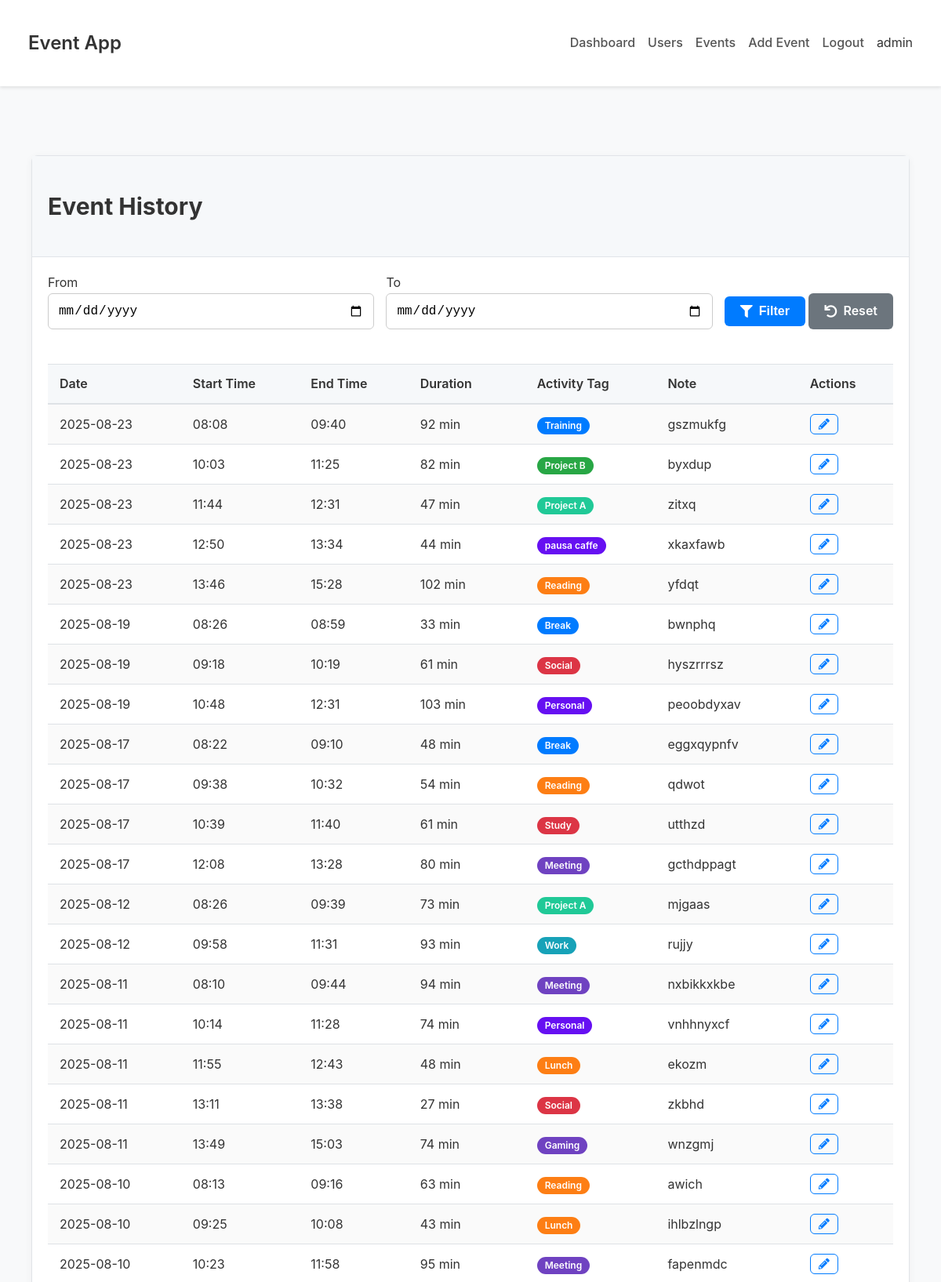
/list_events (signed in, upper part), run on the app's committed database.
### tables this page shows
CREATE TABLE intervals (
        id INTEGER PRIMARY KEY AUTOINCREMENT,
        event_id INTEGER NOT NULL,
        start_time TEXT NOT NULL,
        end_time TEXT NOT NULL,
        note TEXT,
        activity_tag TEXT NOT NULL,
        FOREIGN KEY (event_id) REFERENCES events (id)
    );

CREATE TABLE events (
        id INTEGER PRIMARY KEY AUTOINCREMENT,
        user_id INTEGER NOT NULL,
        event_date TEXT NOT NULL,
        FOREIGN KEY (user_id) REFERENCES users (id)
    );

### app.py (the view)
@app.route('/list_events')
@login_required
def list_events():
    db = get_db()
    user_id = get_user_id_from_session()
    if not user_id:
        flash("User not found.", 'danger')
        return redirect(url_for('dashboard'))
    start_date = request.args.get('start_date')
    end_date = request.args.get('end_date')
    query = (
        'SELECT e.event_date, i.id, i.start_time, i.end_time, i.note, i.activity_tag '
        'FROM events e JOIN intervals i ON e.id = i.event_id '
        'WHERE e.user_id = ?'
    )
    params = [user_id]
    if start_date and end_date:
        query += ' AND e.event_date BETWEEN ? AND ?'
        params.extend([start_date, end_date])
    query += ' ORDER BY e.event_date DESC, i.start_time ASC'
    events_query = db.execute(query, tuple(params)).fetchall()
    intervals = []
    total_duration = 0
    activity_tags = set()
    for row in events_query:
        activity_tags.add(row['activity_tag'])
        start_time_obj = datetime.strptime(row['start_time'], '%H:%M').time()
        end_time_obj = datetime.strptime(row['end_time'], '%H:%M').time()
        dummy_date = date(1, 1, 1)
        start_datetime = datetime.combine(dummy_date, start_time_obj)
        end_datetime = datetime.combine(dummy_date, end_time_obj)
        if end_datetime < start_datetime:
            end_datetime += timedelta(days=1)
        duration_minutes = int((end_datetime - start_datetime).total_seconds() / 60)
        total_duration += duration_minutes
        intervals.append({
            'id': row['id'],
            'event_date': row['event_date'],
            'start_time': row['start_time'],
            'end_time': row['end_time'],
            'note': row['note'],
            'activity_tag': row['activity_tag'],
            'duration_minutes': duration_minutes
        })
    colors = ['#007bff', '#6610f2', '#6f42c1', '#e83e8c', '#dc3545', '#fd7e14', '#ffc107', '#28a745', '#20c997', '#17a2b8']
    tag_colors = {tag: colors[i % len(colors)] for i, tag in enumerate(activity_tags)}
    return render_template(
        'list_events.html',
        intervals=intervals,
        total_duration=total_duration,
        tag_colors=tag_colors,
        username=session['username'],
        role=session['role'],
        start_date=start_date,
        end_date=end_date
    )

### app.py (called while the page is built)
def get_db():
    if 'db' not in g:
        g.db = sqlite3.connect(DATABASE)
        g.db.row_factory = sqlite3.Row  # This makes rows behave like dicts
    return g.db

def login_required(f):
    @wraps(f)
    def decorated_function(*args, **kwargs):
        if not session.get('logged_in'):
            flash('Please log in to access this page.', 'warning')
            return redirect(url_for('login'))
        return f(*args, **kwargs)
    return decorated_function

def get_user_id_from_session():
    db = get_db()
    user = db.execute('SELECT id FROM users WHERE username = ?', (session['username'],)).fetchone()
    return user['id'] if user else None

### templates/list_events.html (shortened to what this page needs)
{% extends "base.html" %}
{% block content %}
<div class="container mt-4">
    <div class="card">
        <div class="card-header">
            <h2>Event History</h2>
        </div>
        <div class="card-body">
            <form method="get" action="{{ url_for('list_events') }}" class="filter-form mb-4">
                <div class="form-row">
                    <div class="col">
                        <label for="start_date">From</label>
                        <input type="date" id="start_date" name="start_date" class="form-control" value="{{ start_date or '' }}">
                    </div>
                    <div class="col">
                        <label for="end_date">To</label>
                        <input type="date" id="end_date" name="end_date" class="form-control" value="{{ end_date or '' }}">
                    </div>
                    <div class="col-auto">
                        <button type="submit" class="btn btn-primary">
                            <i class="fas fa-filter"></i> Filter
                        </button>
                        <a href="{{ url_for('list_events') }}" class="btn btn-secondary">
                            <i class="fas fa-undo"></i> Reset
                        </a>
                    </div>
                </div>
            </form>
            <div class="table-responsive">
                <table class="table table-striped table-hover">
                    <thead class="thead-light">
                        <tr>
                            <th>Date</th>
                            <th>Start Time</th>
                            <th>End Time</th>
                            <th>Duration</th>
                            <th>Activity Tag</th>
                            <th>Note</th>
                            <th class="text-right">Actions</th>
                        </tr>
                    </thead>
                    <tbody>
                        {% for interval in intervals %}
                        <tr>
                            <td>{{ interval.event_date }}</td>
                            <td>{{ interval.start_time }}</td>
                            <td>{{ interval.end_time }}</td>
                            <td>{{ interval.duration_minutes }} min</td>
                            <td>
                                <span class="badge" style="background-color: {{ tag_colors.get(interval.activity_tag, '#6c757d') }};">
                                    {{ interval.activity_tag }}
                                </span>
                            </td>
                            <td>{{ interval.note }}</td>
                            <td class="text-right">
                                <a href="{{ url_for('edit_interval', interval_id=interval.id) }}" class="btn btn-sm btn-outline-primary" title="Edit">
                                    <i class="fas fa-pencil-alt"></i>
                                </a>
                            </td>
                        </tr>
                        {% endfor %}
                    </tbody>
                </table>
            </div>
        </div>
    </div>
</div>
{% endblock %}

### static/style.css (style rules this page uses)
body { font-family: -apple-system, BlinkMacSystemFont, "Segoe UI", Roboto, "Helvetica Neue", Arial, sans-serif; background-color: #f8f9fa; color: #333; line-height: 1.6; margin: 0; }
.container { max-width: 1200px; margin: auto; padding: 20px; }
.card { background-color: #fff; border: 1px solid #e1e4e8; border-radius: 8px; box-shadow: 0 2px 10px rgba(0, 0, 0, 0.05); margin-bottom: 20px; }
.card-header { background-color: #f6f8fa; padding: 15px 20px; border-bottom: 1px solid #e1e4e8; font-size: 1.25rem; font-weight: 600; }
.card-body { padding: 20px; }
.form-row { display: flex; gap: 20px; margin-bottom: 15px; }
.form-row .col { flex: 1; }
.form-control { width: 100%; padding: 12px; border: 1px solid #ccc; border-radius: 6px; font-size: 16px; box-sizing: border-box; }
.btn { padding: 10px 20px; border: none; border-radius: 6px; cursor: pointer; font-size: 16px; font-weight: 600; text-decoration: none; display: inline-flex; align-items: center; gap: 0.5rem; text-align: center; transition: background-color 0.3s ease, color 0.3s ease; }
.btn-primary { background-color: #007bff; color: white; }
.btn-secondary { background-color: #6c757d; color: white; }
.btn-sm { padding: 5px 10px; font-size: 14px; }
.btn-outline-primary { background-color: transparent; color: #007bff; border: 1px solid #007bff; }
.table-responsive { overflow-x: auto; }
.table { width: 100%; border-collapse: collapse; margin-top: 20px; }
.table th, .table td { padding: 12px 15px; text-align: left; vertical-align: middle; border-top: 1px solid #dee2e6; }
.table thead th { background-color: #f6f8fa; font-weight: 600; border-bottom: 2px solid #dee2e6; }
.table-striped tbody tr:nth-of-type(odd) { background-color: rgba(0, 0, 0, 0.02); }
.badge { display: inline-block; padding: 5px 10px; font-size: 12px; font-weight: 600; line-height: 1; text-align: center; white-space: nowrap; vertical-align: baseline; border-radius: 15px; color: #fff; }
.filter-form .form-row { display: flex; align-items: flex-end; gap: 15px; margin-bottom: 20px; }
.filter-form .col { flex: 1; }
.filter-form .col-auto { flex: 0 0 auto; }
.mt-4 { margin-top: 1.5rem; }
.mb-4 { margin-bottom: 1.5rem; }
.text-right { text-align: right; }

### data on the page
intervals: event_date "2025-08-23", start_time "08:08", end_time "09:40", duration_minutes "92", activity_tag "Training", note "gszmukfg"
intervals: event_date "2025-08-23", start_time "10:03", end_time "11:25", duration_minutes "82", activity_tag "Project B", note "byxdup"
intervals: event_date "2025-08-23", start_time "11:44", end_time "12:31", duration_minutes "47", activity_tag "Project A", note "zitxq"
intervals: event_date "2025-08-23", start_time "12:50", end_time "13:34", duration_minutes "44", activity_tag "pausa caffe", note "xkaxfawb"
intervals: event_date "2025-08-23", start_time "13:46", end_time "15:28", duration_minutes "102", activity_tag "Reading", note "yfdqt"
intervals: event_date "2025-08-19", start_time "08:26", end_time "08:59", duration_minutes "33", activity_tag "Break", note "bwnphq"
intervals: event_date "2025-08-19", start_time "09:18", end_time "10:19", duration_minutes "61", activity_tag "Social", note "hyszrrrsz"
intervals: event_date "2025-08-19", start_time "10:48", end_time "12:31", duration_minutes "103", activity_tag "Personal", note "peoobdyxav"
intervals: event_date "2025-08-17", start_time "08:22", end_time "09:10", duration_minutes "48", activity_tag "Break", note "eggxqypnfv"
intervals: event_date "2025-08-17", start_time "09:38", end_time "10:32", duration_minutes "54", activity_tag "Reading", note "qdwot"
intervals: event_date "2025-08-17", start_time "10:39", end_time "11:40", duration_minutes "61", activity_tag "Study", note "utthzd"
intervals: event_date "2025-08-17", start_time "12:08", end_time "13:28", duration_minutes "80", activity_tag "Meeting", note "gcthdppagt"
intervals: event_date "2025-08-12", start_time "08:26", end_time "09:39", duration_minutes "73", activity_tag "Project A", note "mjgaas"
intervals: event_date "2025-08-12", start_time "09:58", end_time "11:31", duration_minutes "93", activity_tag "Work", note "rujjy"
intervals: event_date "2025-08-11", start_time "08:10", end_time "09:44", duration_minutes "94", activity_tag "Meeting", note "nxbikkxkbe"
intervals: event_date "2025-08-11", start_time "10:14", end_time "11:28", duration_minutes "74", activity_tag "Personal", note "vnhhnyxcf"
intervals: event_date "2025-08-11", start_time "11:55", end_time "12:43", duration_minutes "48", activity_tag "Lunch", note "ekozm"
intervals: event_date "2025-08-11", start_time "13:11", end_time "13:38", duration_minutes "27", activity_tag "Social", note "zkbhd"
intervals: event_date "2025-08-11", start_time "13:49", end_time "15:03", duration_minutes "74", activity_tag "Gaming", note "wnzgmj"
intervals: event_date "2025-08-10", start_time "08:13", end_time "09:16", duration_minutes "63", activity_tag "Reading", note "awich"
intervals: event_date "2025-08-10", start_time "09:25", end_time "10:08", duration_minutes "43", activity_tag "Lunch", note "ihlbzlngp"
intervals: event_date "2025-08-10", start_time "10:23", end_time "11:58", duration_minutes "95", activity_tag "Meeting", note "fapenmdc"

### other printed values
{{ session['username'] }} "admin"
